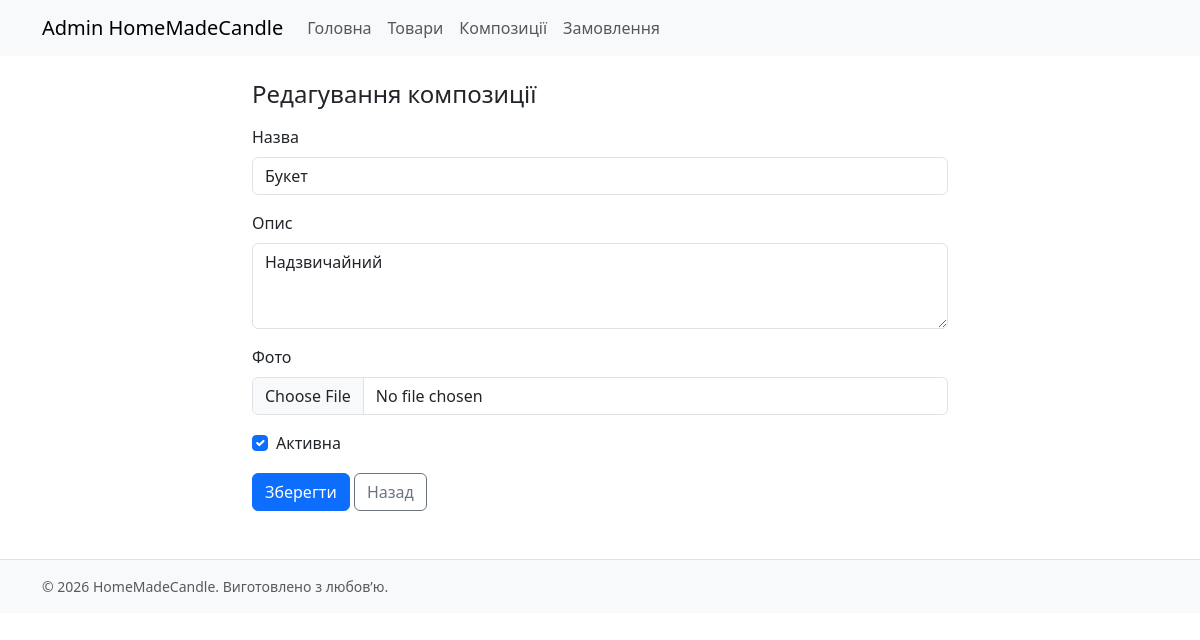
Page /admin/compositions/1/edit (signed in) on the committed database.
### models.py (models this page shows)
class Composition(db.Model):
    id = db.Column(db.Integer, primary_key=True)
    title = db.Column(db.String(120), nullable=False)
    description = db.Column(db.Text)
    image = db.Column(db.String(255))   # шлях до фото (filename)
    is_active = db.Column(db.Boolean, default=True)
    created_at = db.Column(db.DateTime, default=datetime.utcnow)

### blueprints/admin/routes.py (the view, shortened to what this page needs)
@bp.route("/compositions/<int:comp_id>/edit", methods=["GET", "POST"])
@login_required
def composition_edit(comp_id):
    comp = Composition.query.get_or_404(comp_id)
    return render_template("admin/composition_form.html", composition=comp)

### blueprints/admin/routes.py (called while the page is built)
@login_manager.user_loader
def load_user(user_id):
    return User.query.get(int(user_id))

### templates/admin/composition_form.html
{% extends "base.html" %}
{% block content %}
<div class="container" style="max-width: 720px;">
  <h1 class="h4 mb-3">{{ 'Створення композиції' if not composition else 'Редагування композиції' }}</h1>
  <form method="post" enctype="multipart/form-data" class="row g-3">
    <div class="col-12">
      <label class="form-label">Назва</label>
      <input name="title" class="form-control" value="{{ composition.title if composition else '' }}" required>
    </div>
    <div class="col-12">
      <label class="form-label">Опис</label>
      <textarea name="description" class="form-control" rows="3">{{ composition.description if composition else '' }}</textarea>
    </div>
    <div class="col-12">
      <label class="form-label">Фото</label>
      <input type="file" name="image" class="form-control" accept=".jpg,.jpeg,.png,.gif">
    </div>
    <div class="col-12">
      <div class="form-check">
        <input class="form-check-input" type="checkbox" name="is_active" id="is_active" {% if composition and composition.is_active %}checked{% endif %}>
        <label class="form-check-label" for="is_active">Активна</label>
      </div>
    </div>
    <div class="col-12">
      <button class="btn btn-primary" type="submit">Зберегти</button>
      <a class="btn btn-outline-secondary" href="{{ url_for('admin.composition_list') }}">Назад</a>
    </div>
  </form>
</div>
{% endblock %}

### static/css/main.css (style rules this page uses)
body { font-family: system-ui, -apple-system, Segoe UI, Roboto, sans-serif; }

### rows in the picture
Composition: title "Букет", description "Надзвичайний", is_active "☑"

### other values in the picture
{{ 2026 }} "2026"
